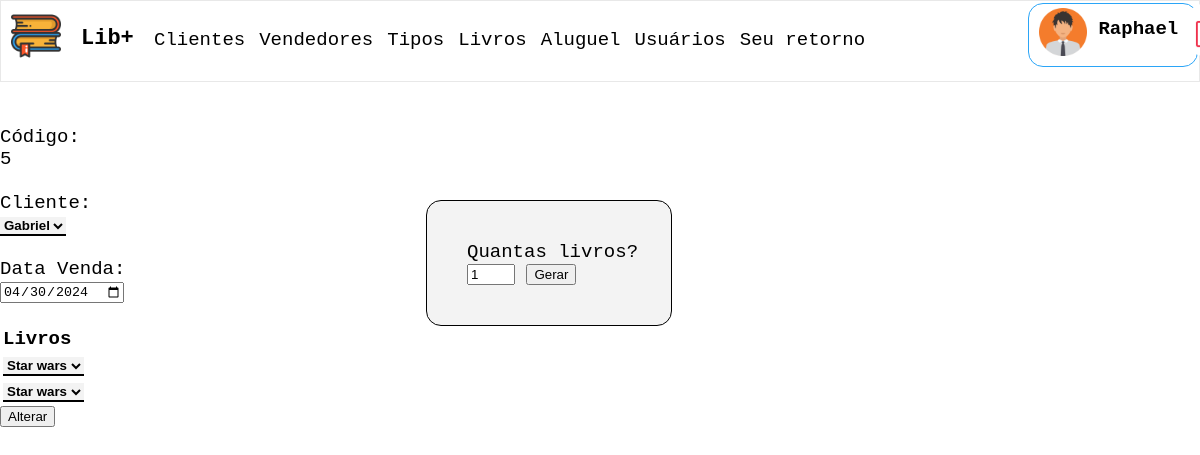
The app's page /alterar_aluguel.php?id=5 (signed in) with its own data.
### tables this page shows
CREATE TABLE `aluguel` (
  `id` int(11) NOT NULL,
  `id_cliente` int(11) NOT NULL,
  `id_vendedor` int(11) NOT NULL,
  `data_venda` datetime NOT NULL
);

CREATE TABLE `cliente` (
  `id` int(11) NOT NULL,
  `nome` varchar(150) NOT NULL,
  `email` varchar(150) NOT NULL,
  `telefone` varchar(14) NOT NULL,
  `cpf` char(14) NOT NULL,
  `status` char(1) NOT NULL
);

CREATE TABLE `aluguel_livro` (
  `id_venda` int(11) NOT NULL,
  `id_livro` int(11) NOT NULL
);

CREATE TABLE `livro` (
  `id` int(11) NOT NULL,
  `id_tipo` int(11) NOT NULL,
  `titulo` varchar(100) NOT NULL,
  `capa` varchar(200) NOT NULL,
  `sinopse` text NOT NULL,
  `status` char(1) NOT NULL
);

### alterar_aluguel.php (the view, shortened to what this page needs)
<?php
	include('validar.php');
	$id = $_GET['id'];
	$sql = "SELECT * FROM aluguel WHERE id = {$id}";
	$query = mysqli_query($conexao, $sql);
	$item = mysqli_fetch_array($query, MYSQLI_ASSOC);
	$livros = @$_POST['livro'] ? $_POST['livro'] : 1;
	$sql = "SELECT * FROM aluguel_livro WHERE id_venda = {$id}";
	$queryItemLocacao = mysqli_query($conexao, $sql);
	$data_venda = explode(' ', $item['data_venda']);
?>
<!DOCTYPE html>
<html lang="pt=br">
	<head>
	</head>
	<body>
		<?php include('menu.php'); ?>
		<form class="cadastro" action="alterar_aluguel.php?id=<?php echo $id; ?>" method="post">
			<label for="livros">Quantas livros?</label>
			<input type="number" name="livros" id="livros" value="<?php echo $livros; ?>" max="5" min="0">
			<button type="submit">Gerar</button>
		</form>
		<form action="alterar_aluguel_db.php" method="post">
			<label>Código:</label><br>
			<?php echo $id; ?><br><br>
			<label for="id_cliente">Cliente:</label><br>
			<select name="id_cliente" id="id_cliente">
				<?php
					$sql = 'SELECT id, nome FROM cliente';
					$query = mysqli_query($conexao, $sql);
					while ($subitem = mysqli_fetch_array($query, MYSQLI_ASSOC)) {
				?>
				<option value="<?php echo $subitem['id']; ?>"<?php if ($item['id_cliente'] == $subitem['id']) { ?> selected="selected"<?php } ?>><?php echo $subitem['nome']; ?></option>
				<?php
					}
				?>
			</select><br><br>
			<label for="data_venda">Data Venda:</label><br>
			<input type="date" name="data_venda" id="data_venda" value="<?php echo $data_venda[0]; ?>"><br><br>
			<table>
				<thead>
					<tr>
						<th>Livros</th>
					</tr>
				</thead>
				<tbody>
					<?php while ($itemLocacao = mysqli_fetch_array($queryItemLocacao, MYSQLI_ASSOC)) { ?>
						<tr>
							<td>
								<select name="id_livro[]">
								<?php
									$sql = 'SELECT id, titulo FROM livro';
									$query = mysqli_query($conexao, $sql);
									while ($subitem = mysqli_fetch_array($query, MYSQLI_ASSOC)) {
								?>
								<option value="<?php echo $subitem['id']; ?>"<?php if ($itemLocacao['id_livro'] == $subitem['id']) { ?> selected="selected"<?php } ?>><?php echo $subitem['titulo']; ?></option>
								<?php
									}
								?>
								</select>
							</td>
						</tr>
					<?php } ?>
					<?php for($i = 0; $i < $livros; $i++) { ?>
						<tr>
							<td>
								<select name="id_livro[]">
								<?php
									$sql = 'SELECT id, titulo FROM livro';
									$query = mysqli_query($conexao, $sql);
									while ($subitem = mysqli_fetch_array($query, MYSQLI_ASSOC)) {
								?>
								<option value="<?php echo $subitem['id']; ?>"><?php echo $subitem['titulo']; ?></option>
								<?php
									}
								?>
								</select>
							</td>
						</tr>
					<?php } ?>
				</tbody>
			</table>
			<button type="submit">Alterar</button>
		</form>
	</body>
</html>

### css/style.css (style rules this page uses)
body { background: white; font-family: 'Calibri', monospace; font-style: normal; font-size: 19px; margin: 0px; }
label { font-weight: normal; }
th { text-align: left; }
.tabela tbody, tr { border-bottom: 1px solid #dddddd; }
.cadastro { background-color: #f3f3f3; position: absolute; width: 17%; top: 50%; left: 48%; margin: -200px 0px 0px -150px; padding-left: 40px; padding-top: 40px; padding-bottom: 40px; border-radius: 15px; border: 1px solid black; }
select { background-color: #f3f3f3; border: 0px; border-bottom: 2px solid black; font-weight: bold; }

### records on screen
aluguel: id_cliente "Gabriel", data_venda "04/30/2024"
aluguel_livro: id_livro.titulo "Star wars"

### other values on screen
$_SESSION['usuario']['nome'] "Raphael"
$id "5"
form field value "Star wars"
